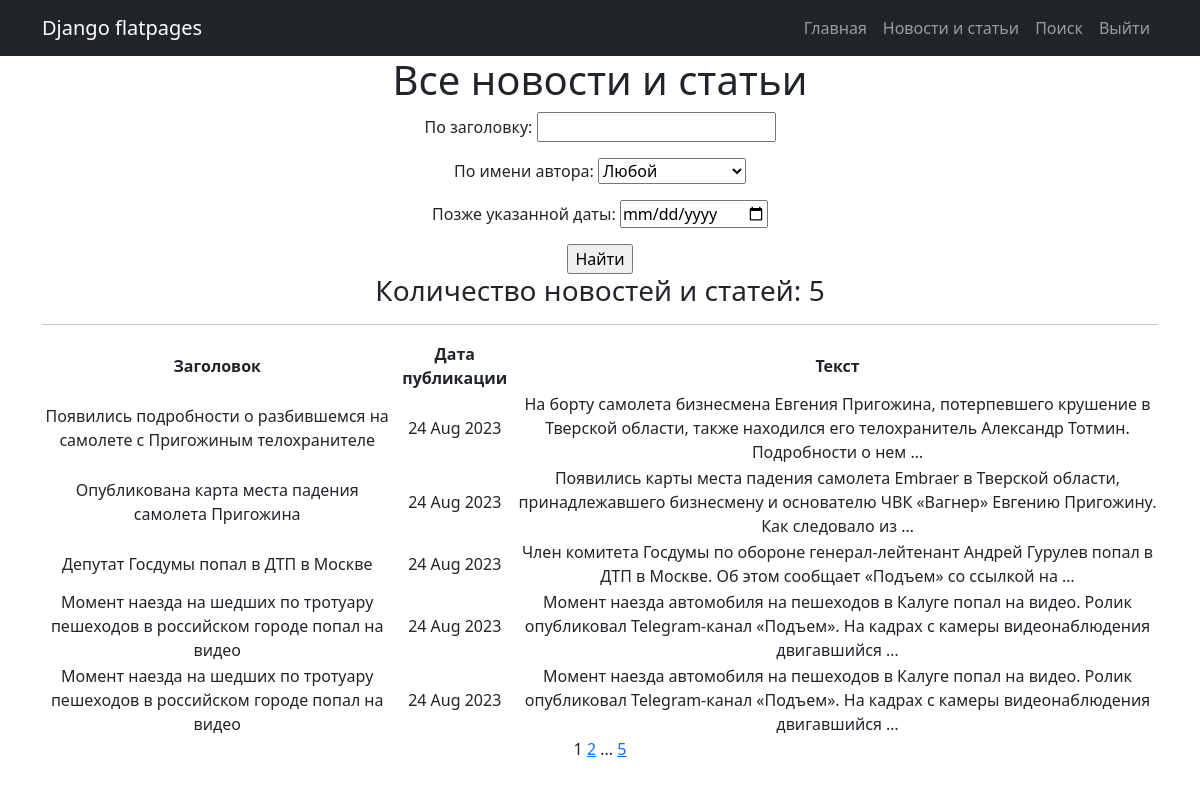
Before: /posts/search/ (signed in) with the older database file.
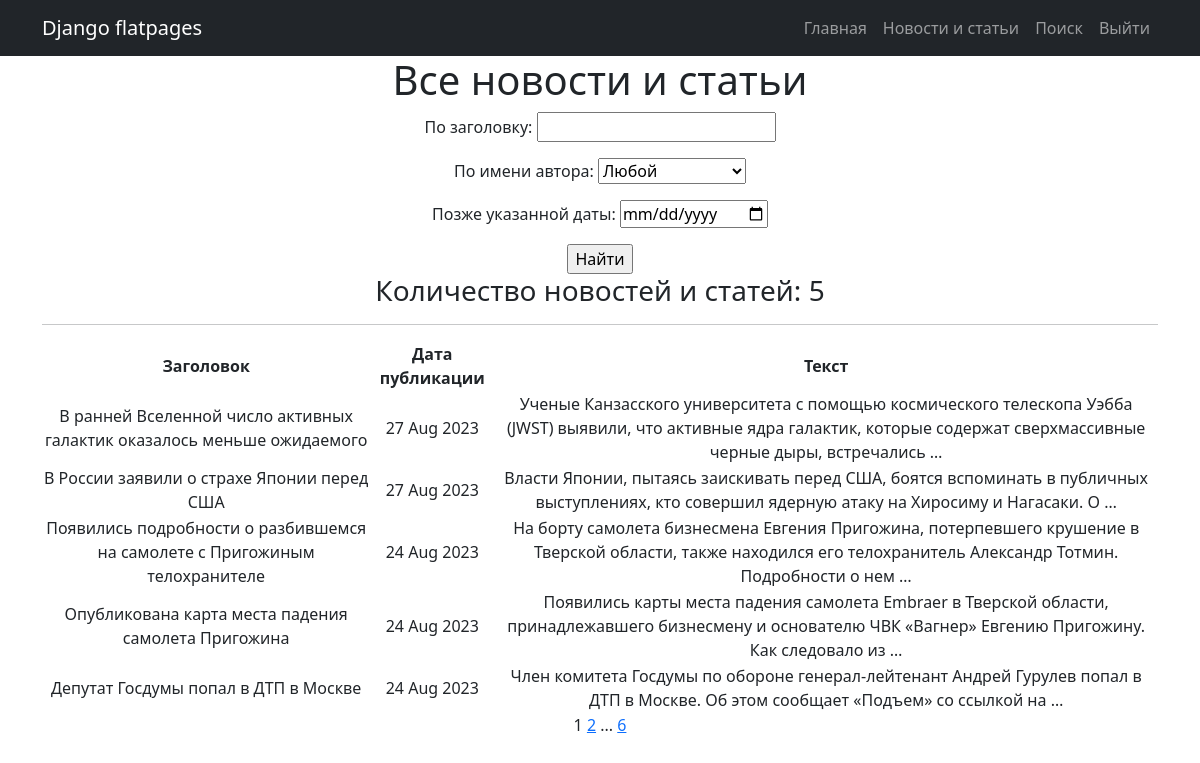
After: the same page with the newer database file.
### news/models.py (models this page shows, shortened)
class Post(models.Model):
    news = 'NW'
    article = 'AR'
    CHAPTER = [
        (news, 'Новость'),
        (article, 'Статья')
    ]
    post_type = models.CharField(max_length=2, choices=CHAPTER, default=news)
    post_time = models.DateTimeField(auto_now_add=True)
    headline = models.CharField(max_length=255)
    article_text = models.TextField()
    rating = models.IntegerField(default=0)
    post_author = models.ForeignKey(Author, on_delete=models.CASCADE)
    post_category = models.ManyToManyField(Category, through='PostCategory')

### news/views.py (the view)
# urls.py: path('search/', PostSearch.as_view(), name='post_search'),
class PostSearch(LoginRequiredMixin, ListView):
    model = Post
    ordering = '-post_time'
    template_name = 'post_search.html'
    context_object_name = 'posts'
    paginate_by = 5
    def get_queryset(self):
        queryset = super().get_queryset()
        self.filterset = PostFilter(self.request.GET, queryset)
        return self.filterset.qs
    def get_context_data(self, **kwargs):
        context = super().get_context_data(**kwargs)
        context['filterset'] = self.filterset
        return context

### news/templatetags/custom_filters.py (called while the page is built)
@register.filter()
def censor(value):
    if not isinstance(value, str):
        raise TypeError()
    for word in bad_words:
        value = value.replace(word, word[0] + '*' * (len(word) - 1))
    return value

### news/templatetags/custom_tags.py (called while the page is built)
@register.simple_tag(takes_context=True)
def url_replace(context, **kwargs):
    d = context['request'].GET.copy()
    for k, v in kwargs.items():
        d[k] = v
    return d.urlencode()

### templates/post_search.html (shortened to what this page needs)
{% extends 'flatpages/default.html' %}
{% load custom_filters %}
{% load custom_tags %}
{% block content %}
    <h1>Все новости и статьи</h1>
    {% load cache %}
    {% cache 100 search %}
        <form action="" method="get">
            {{  filterset.form.as_p }}
            <input type="submit" value="Найти" />
        </form>
    {% endcache %}
    <h3> Количество новостей и статей: {{ posts|length }}</h3>
    <hr>
    {% if posts %}
        <table>
            <tr>
                <td><b>Заголовок</b></td>
                <td><b>Дата публикации</b></td>
                <td><b>Текст</b></td>
            </tr>
            {% for post in posts %}
            <tr>
                <td>{{ post.headline|censor }}</td>
                <td>{{ post.post_time|date:'d M Y' }}</td>
                <td>{{ post.article_text|truncatewords:20|censor }}</td>
            </tr>
            {% endfor %}
        </table>
    {% else %}
        <h2>Новостей нет!</h2>
    {% endif %}
    {{ page_obj.number }}
    {% if page_obj.has_next %}
        <a href="?{% url_replace page=page_obj.next_page_number %}">{{ page_obj.next_page_number }}</a>
        {% if paginator.num_pages != page_obj.next_page_number %}
            ...
            <a href="?{% url_replace page=page_obj.paginator.num_pages %}">{{ page_obj.paginator.num_pages }}</a>
        {% endif %}
    {% endif %}
{% endblock content %}

### templates/flatpages/default.html (shortened to what this page needs)
<!DOCTYPE html>
<html lang="en">
    <head>
        {% load static %}
        <link href="{% static 'css/styles.css' %}" rel="stylesheet" />
    </head>
    <body>
        <nav class="navbar navbar-expand-lg navbar-dark bg-dark static-top">
            <div class="container">
                <a class="navbar-brand" href="#">Django flatpages</a>
                {% load cache %}
                {% cache 100 menu %}
                    <div class="collapse navbar-collapse" id="navbarResponsive">
                        <ul class="navbar-nav ms-auto">
                            <li class="nav-item">
                                <a class="nav-link" href="#">Главная</a>
                            </li>
                            <li class="nav-item">
                                <a class="nav-link" href="/posts/">Новости и статьи</a>
                            </li>
                            {% if request.user.is_active %}
                                <li class="nav-item">
                                    <a class="nav-link" href="/posts/search/">Поиск</a>
                                </li>
                                <li class="nav-item">
                                    <a class="nav-link" href="/accounts/logout/">Выйти</a>
                                </li>
                            {% else %}
                                <li class="nav-item">
                                    <a class="nav-link" href="/accounts/login/">Войти/Зарегистрироваться</a>
                                </li>
                            {% endif %}
                        </ul>
                    </div>
                {% endcache %}
            </div>
        </nav>
        <div class="container">
            <div class="row">
                <div class="col-lg-12 text-center">
                    {% block content %}{% endblock content %}
                </div>
            </div>
        </div>
    </body>
</html>

Changed rows visible on the page:
no longer on this page (row unchanged): Post: headline|censor "Момент наезда на шедших по тротуару пешеходов в российском городе попал на видео", post_time "24 Aug 2023", article_text|censor "Момент наезда автомобиля на пешеходов в Калуге попал на видео. Ролик опубликовал Telegram-канал «Подъем». На кадрах с камеры видеонаблюдения двигавшийся …"
no longer on this page (row unchanged): Post: headline|censor "Момент наезда на шедших по тротуару пешеходов в российском городе попал на видео", post_time "24 Aug 2023", article_text|censor "Момент наезда автомобиля на пешеходов в Калуге попал на видео. Ролик опубликовал Telegram-канал «Подъем». На кадрах с камеры видеонаблюдения двигавшийся …"
added Post: headline|censor "В ранней Вселенной число активных галактик оказалось меньше ожидаемого", post_time "27 Aug 2023", article_text|censor "Ученые Канзасского университета с помощью космического телескопа Уэбба (JWST) выявили, что активные ядра галактик, которые содержат сверхмассивные черные дыры, встречались …"
added Post: headline|censor "В России заявили о страхе Японии перед США", post_time "27 Aug 2023", article_text|censor "Власти Японии, пытаясь заискивать перед США, боятся вспоминать в публичных выступлениях, кто совершил ядерную атаку на Хиросиму и Нагасаки. О …"
Other visible differences:
{{ page_obj.paginator.num_pages }}: "5" → "6"
